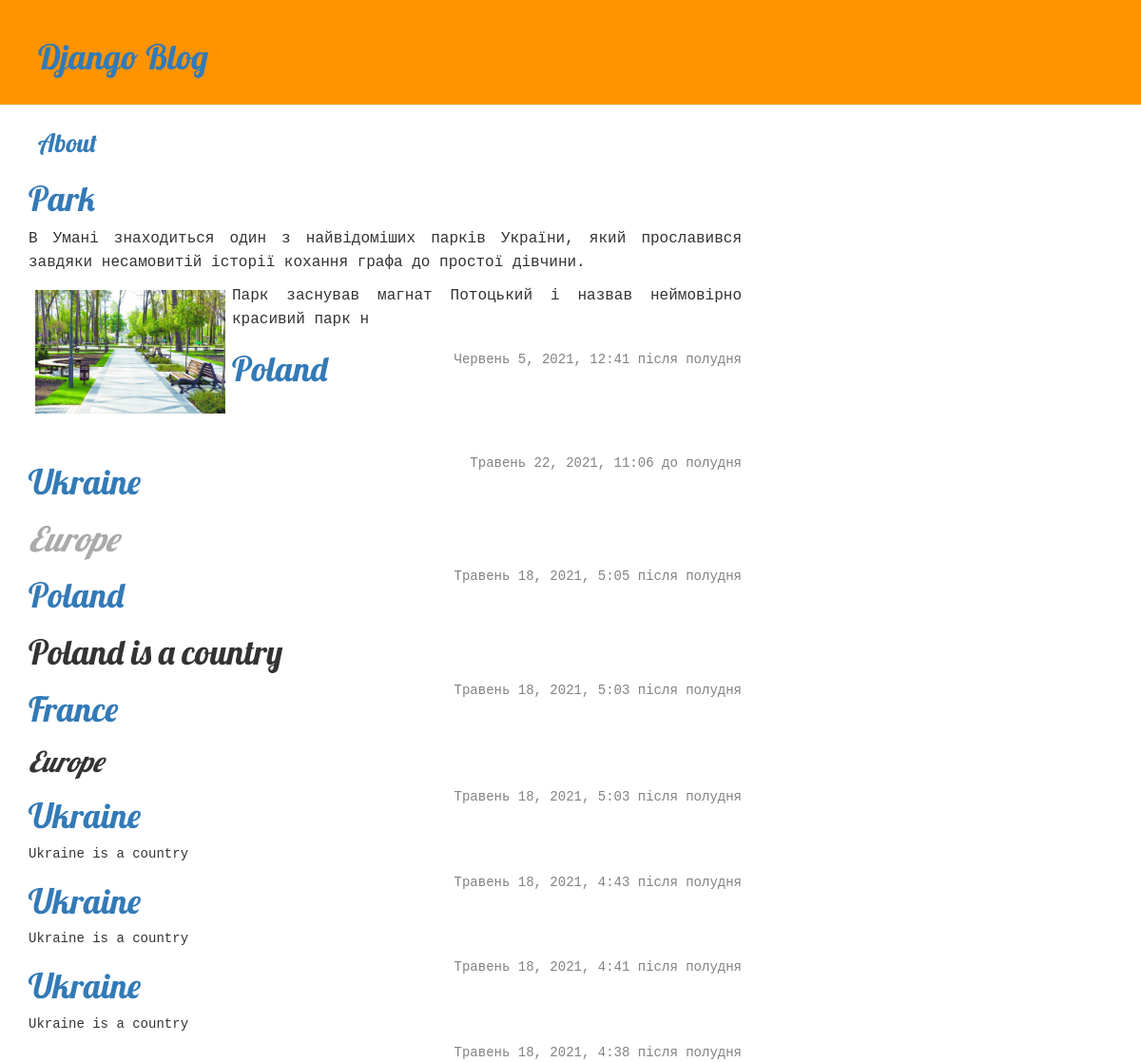
The page / on the database its author committed.
### blog/models.py (models this page shows, shortened)
class Post(models.Model):
    author = models.ForeignKey('auth.User', on_delete=models.CASCADE)
    title = models.CharField(max_length=200)
    header_image=models.ImageField(blank=True,null=True, upload_to="images/")
    text = RichTextUploadingField(blank=True,null=True)
    created_date = models.DateTimeField(
            default=timezone.now)
    published_date = models.DateTimeField(
            blank=True, null=True)

### blog/views.py (the view)
# urls.py: url(r'^$', views.post_list, name='post_list'),
def post_list(request):
    posts = Post.objects.filter(published_date__lte=timezone.now()).order_by('-published_date')
    return render(request, 'blog/post_list.html', {'posts': posts})

### blog/templates/blog/post_list.html (shortened to what this page needs)
{% extends 'blog/base.html' %}
{% load static %}
{% block content %}
    {% for post in posts %}
            <h1><a href="{% url 'post_detail' pk=post.pk %}">{{ post.title }}</a></h1>
            <p>{{ post.text|slice:'500'}}</p>
		<div class="date">
                {{ post.published_date }}
            </div>
    {% endfor %}
{% endblock %}

### blog/templates/blog/base.html (shortened to what this page needs)
{% autoescape off %}
{% load static %}
<!DOCTYPE html>
<html>
<head>
<link rel="stylesheet"
href="//maxcdn.bootstrapcdn.com/bootstrap/3.2.0/css/bootstrap.min.css">
<link rel="stylesheet"
href="//maxcdn.bootstrapcdn.com/bootstrap/3.2.0/css/bootstrap-theme.min.css">
<link rel="stylesheet" href="{% static 'css/style54321.css' %}">
</head>
<body>
<div class="page-header">
<h1><a href="/">Django Blog</a></h1></div>
<div class="gmenu">
<a href ="/about/">About</a>
</div>
<div class="content container">
<div class="row">
<div class="col-md-8">
{% block content %}
{% endblock %}
</div>
</div>
</div>
</body>
</html>
{% endautoescape %}

### blog/static/css/style54321.css (style rules this page uses)
.page-header { background-color: #ff9400; margin-top: 0; padding: 20px 20px 20px 40px; }
h1, h2, h3, h4 { font-family: 'Lobster', cursive; }
.date { float: right; color: #828282; }
.gmenu { margin-left: 40px;font-family: 'Lobster', cursive; font-size:20pt; }

### rows shown on the page
Post: title "Park", text "В Умані знаходиться один з найвідоміших парків України, який прославився завдяки несамовитій історії кохання графа до простої дівчини. Парк заснував магнат Потоцький і назвав неймовірно красивий парк н", text (picture), published_date "Червень 5, 2021, 12:41 після полудня"
Post: title "Poland", published_date "Травень 22, 2021, 11:06 до полудня"
Post: title "Ukraine", text "Europe", published_date "Травень 18, 2021, 5:05 після полудня"
Post: title "Poland", text "Poland is a country", published_date "Травень 18, 2021, 5:03 після полудня"
Post: title "France", text "Europe", published_date "Травень 18, 2021, 5:03 після полудня"
Post: title "Ukraine", text "Ukraine is a country", published_date "Травень 18, 2021, 4:43 після полудня"
Post: title "Ukraine", text "Ukraine is a country", published_date "Травень 18, 2021, 4:41 після полудня"
Post: title "Ukraine", text "Ukraine is a country", published_date "Травень 18, 2021, 4:38 після полудня"
